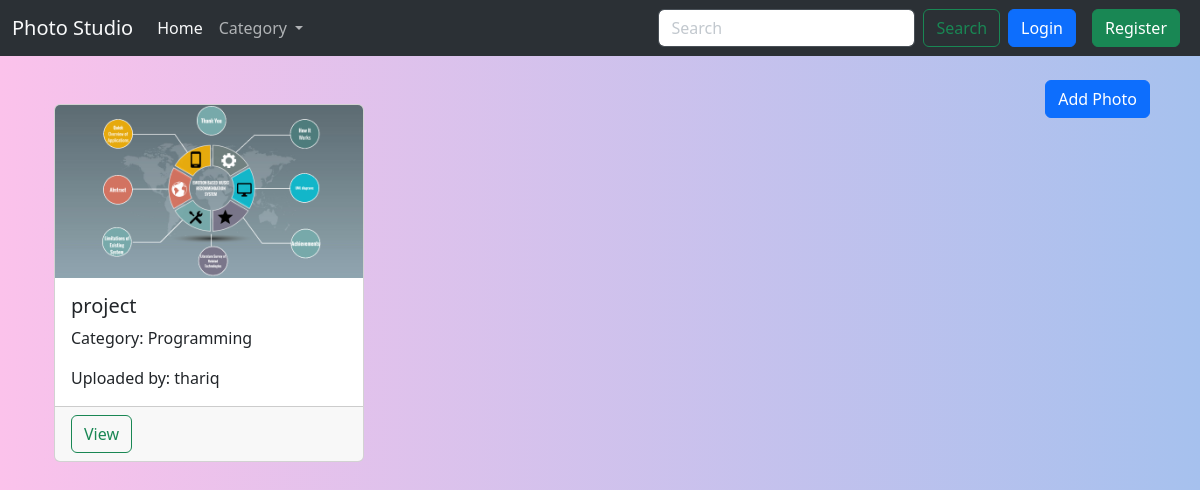
The app's page /?category=Programming with its own data.
### main/models.py (models this page shows, shortened)
class photo(models.Model):
    user = models.ForeignKey(User,null = True,blank=True,on_delete=models.CASCADE)
    categories = models.ForeignKey(addcategory,null=True,blank=True,on_delete=models.SET_NULL)
    title = models.CharField(max_length=50,null=True,blank=True)
    description = models.TextField(max_length=200,null=True,blank=True)
    image = models.ImageField(null=True,blank=True)

class addcategory(models.Model):
    class Meta:
        verbose_name = 'addcategory'
        verbose_name_plural = 'addcategories'
    category = models.CharField(max_length=50,null=True,blank=True)
    def __str__(self):
        return self.category

### main/views.py (the view)
# urls.py: 2. Add a URL to urlpatterns:  path('', views.home, name='home')
def home(request):
    category = request.GET.get('category')
    categories = addcategory.objects.all()
    if category:
        photos = photo.objects.filter(categories__category=category)
    else:
        photos = photo.objects.all()
    context = {
        'categories': categories,
        'photos': photos,
    }
    return render(request, "index.html", context)

### templates/index.html (shortened to what this page needs)
{% extends 'base.html'%}
{%block content%}
{% include 'navbar.html' %}
  <div class="container mt-5">
    <a class="btn btn-primary me-2 float-end" href="{% url 'add' %}">Add Photo</a>
    <div class="row row-cols-1 row-cols-md-3 g-4">
      {% for photo in photos %}
      <div class="col">
        <div class="card h-100">
          <img src="{{photo.image.url}}" class="card-img-top" alt="...">
          <div class="card-body">
            <h5 class="card-title">{{photo.title}}</h5>
            <p class="card-text">Category: {{photo.categories}}</p>
            <p class="card-text">Uploaded by: {{photo.user}}</p>
          </div>
          <div class="card-footer">
            <div class="btn-group" role="group">
              <a href="{% url 'view-photo' photo.id %}" class="btn btn-outline-success">View</a>
            </div>
          </div>
        </div>
      </div>
      {% empty %}
      <h2>No photos</h2>
      {% endfor %}
    </div>
  </div>
{%endblock%}

### static/css/style.css (style rules this page uses)
html, body { height: 100%; }

### records on screen
photo: image (picture), title "project", categories "Programming", user "thariq"
